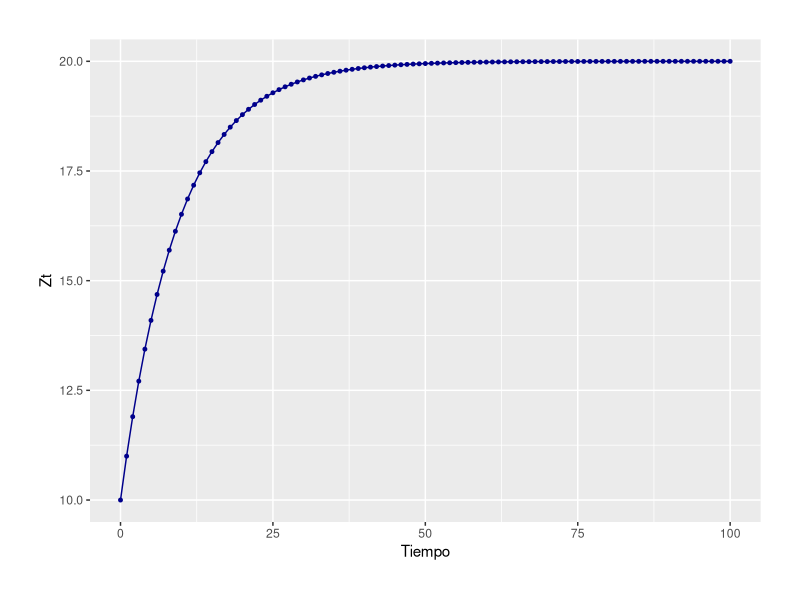
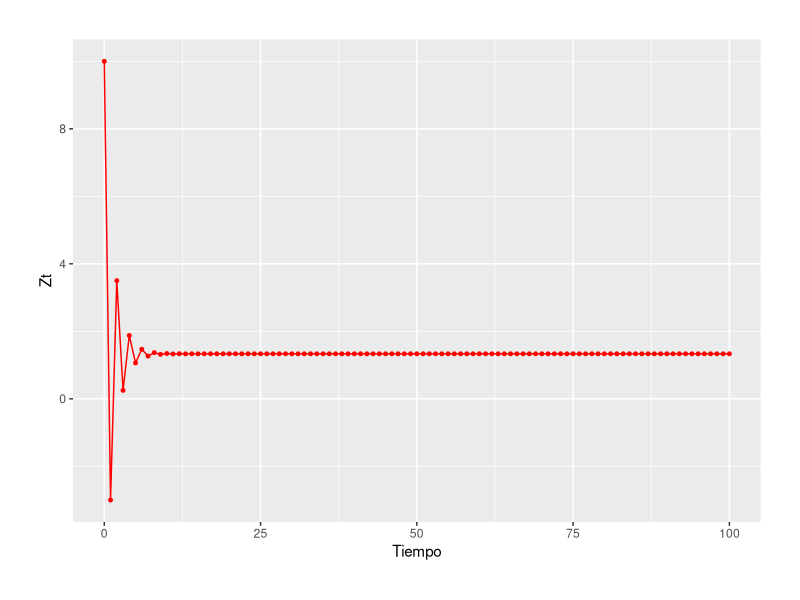
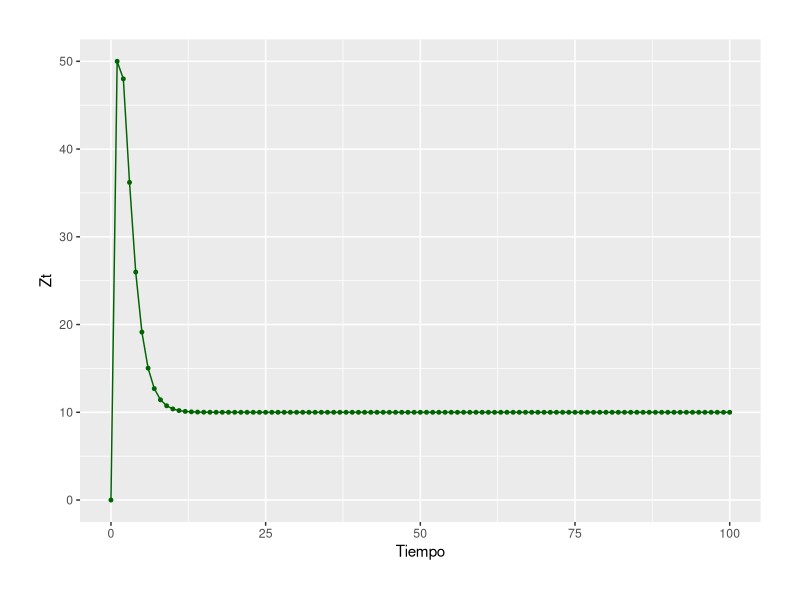
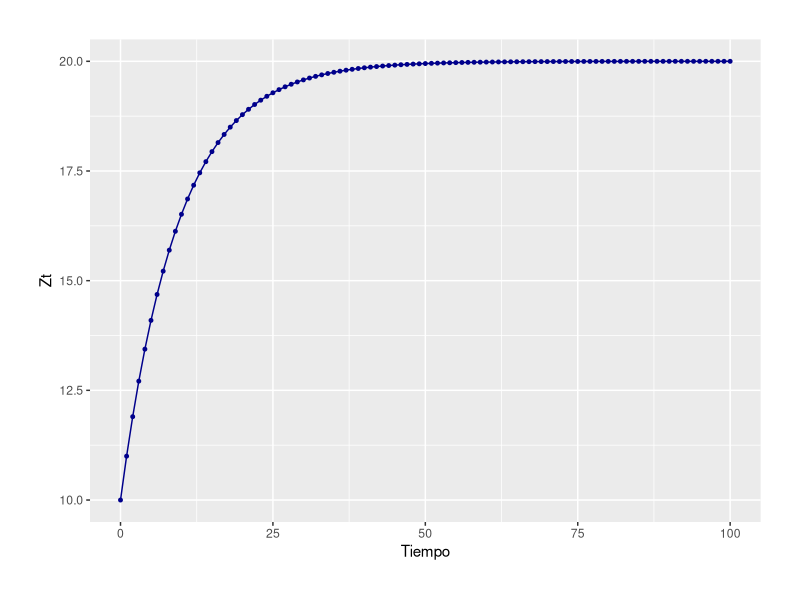
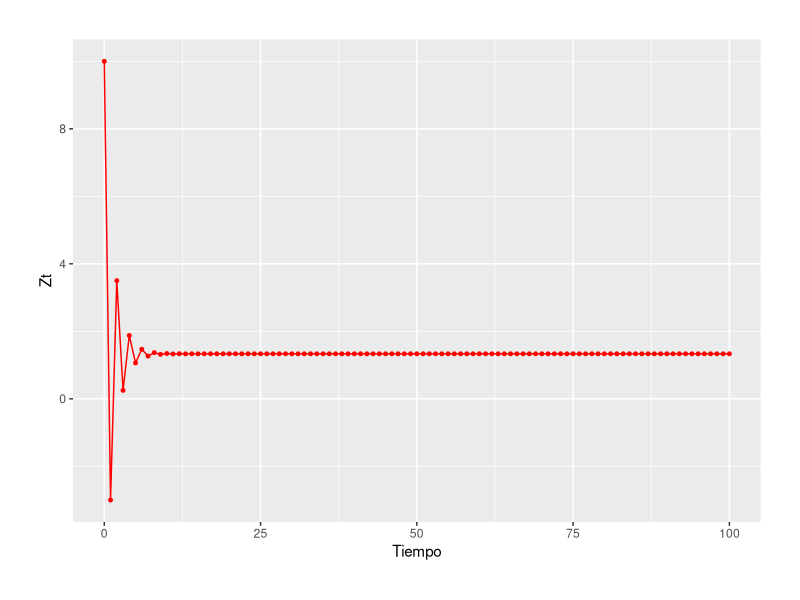
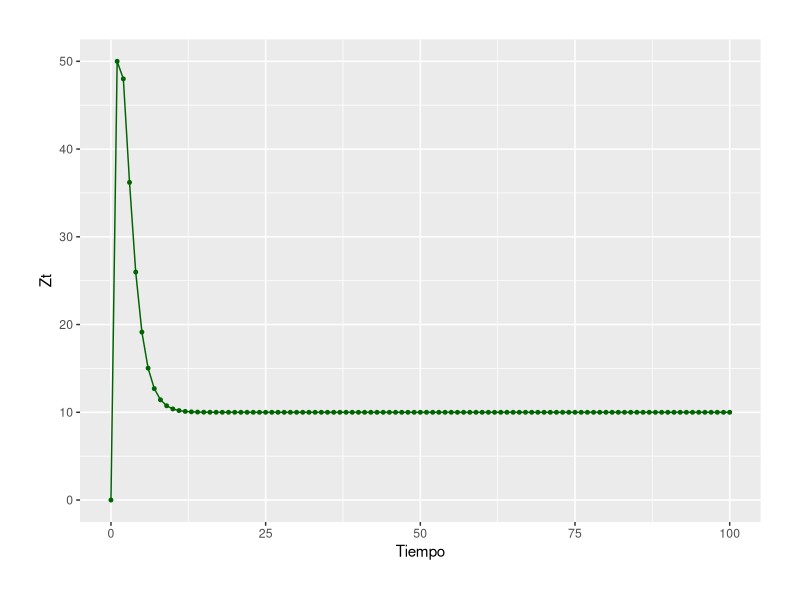

Reproduce these figures in R, in order.
# Series de Tiempo, Agosto de 2020
# Clase_1. Introduccion. Simulacion de procesos de ecuaciones de primer y segundo orden

#****************************************************************************************
#install.packages("ggplot2")
#install.packages("readxl")
#install.packages("dplyr")
#
library(ggplot2)
library(readxl)
library(dplyr)
#****************************************************************************************

# Ruta de trabajo:
getwd()

setwd("/Users/benjaminolivavazquez/Documents/Personal/Cursos_UNAM/SERIES_2021-I")

getwd()

# Data Frame para colocar los datos:
# Definiremos la variable "Tiempo", la cual iniciara en 1 y terminara en 100
Diff_Eq <- data.frame(Tiempo = c(0:100))

# El proceso 1:
Diff_Eq$Process_1 <- 2*(1 - 0.9^Diff_Eq$Tiempo)/(1 - 0.9) + (0.9^Diff_Eq$Tiempo)*10 
# El proceso 2:
Diff_Eq$Process_2 <- 2*(1 - (-0.5)^Diff_Eq$Tiempo)/(1 + 0.5) + ((-0.5)^Diff_Eq$Tiempo)*10 

# GRAFICA 1
ggplot(data = Diff_Eq, 
       aes(x = Tiempo, y = Process_1)) + 
  geom_line(size = 0.5, color = "darkblue") +
  geom_point(size = 1.0, color = "darkblue") + 
  #theme_bw() + 
  theme(legend.position = "none") +
  theme(legend.title = element_blank()) +
  guides(col = guide_legend(nrow = 1, byrow = TRUE)) + 
  xlab("Tiempo") + 
  ylab("Zt") + 
  theme(plot.title = element_text(size = 11, face = "bold", hjust = 0)) + 
  theme(plot.subtitle = element_text(size = 10, hjust = 0)) + 
  theme(plot.caption = element_text(hjust = 0)) +
  theme(plot.margin = unit(c(1,1,1,1), "cm")) 
#
ggsave("G1_PROC_01.png", width = 20, height = 10, units = "cm")

# GRAFICA 2
ggplot(data = Diff_Eq, 
       aes(x = Tiempo, y = Process_2)) + 
  geom_line(size = 0.5, color = "red") +
  geom_point(size = 1.0, color = "red") + 
  #theme_bw() + 
  theme(legend.position = "none") +
  theme(legend.title = element_blank()) +
  guides(col = guide_legend(nrow = 1, byrow = TRUE)) + 
  xlab("Tiempo") + 
  ylab("Zt") + 
  theme(plot.title = element_text(size = 11, face = "bold", hjust = 0)) + 
  theme(plot.subtitle = element_text(size = 10, hjust = 0)) + 
  theme(plot.caption = element_text(hjust = 0)) +
  theme(plot.margin = unit(c(1,1,1,1), "cm")) 
#
ggsave("G1_PROC_02.png", width = 20, height = 10, units = "cm")

#

# El proceso 3:
Diff_Eq$Process_3 <- 10 - 450*(0.4)^Diff_Eq$Tiempo + 440*(0.5)^Diff_Eq$Tiempo 

# GRAFICA 3
ggplot(data = Diff_Eq, 
       aes(x = Tiempo, y = Process_3)) + 
  geom_line(size = 0.5, color = "darkgreen") +
  geom_point(size = 1.0, color = "darkgreen") + 
  #theme_bw() + 
  theme(legend.position = "none") +
  theme(legend.title = element_blank()) +
  guides(col = guide_legend(nrow = 1, byrow = TRUE)) + 
  xlab("Tiempo") + 
  ylab("Zt") + 
  theme(plot.title = element_text(size = 11, face = "bold", hjust = 0)) + 
  theme(plot.subtitle = element_text(size = 10, hjust = 0)) + 
  theme(plot.caption = element_text(hjust = 0)) +
  theme(plot.margin = unit(c(1,1,1,1), "cm")) 
#
ggsave("G1_PROC_03.png", width = 20, height = 10, units = "cm")

#
